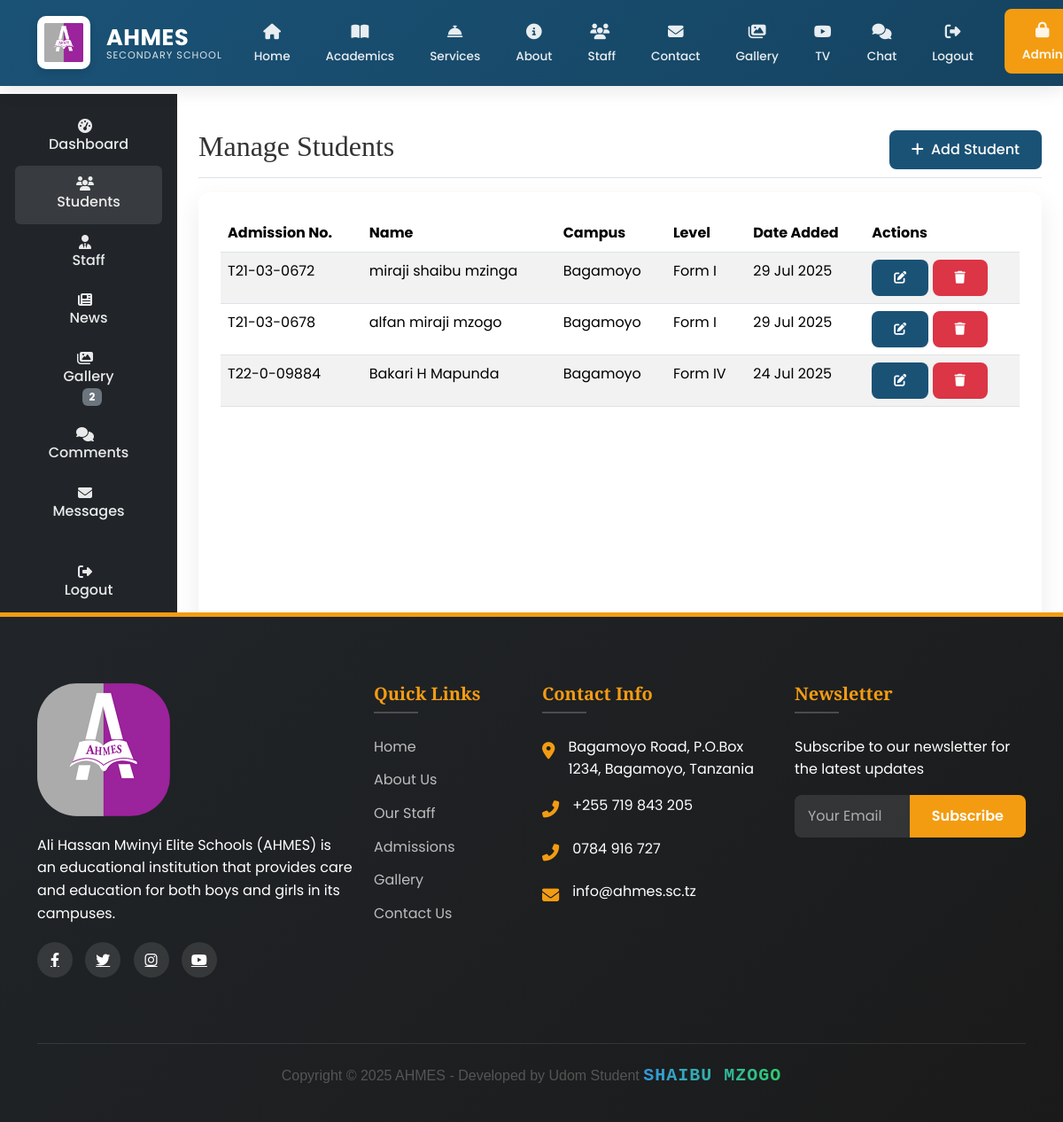
The page /ad/students/ (signed in) on the database as committed earlier.
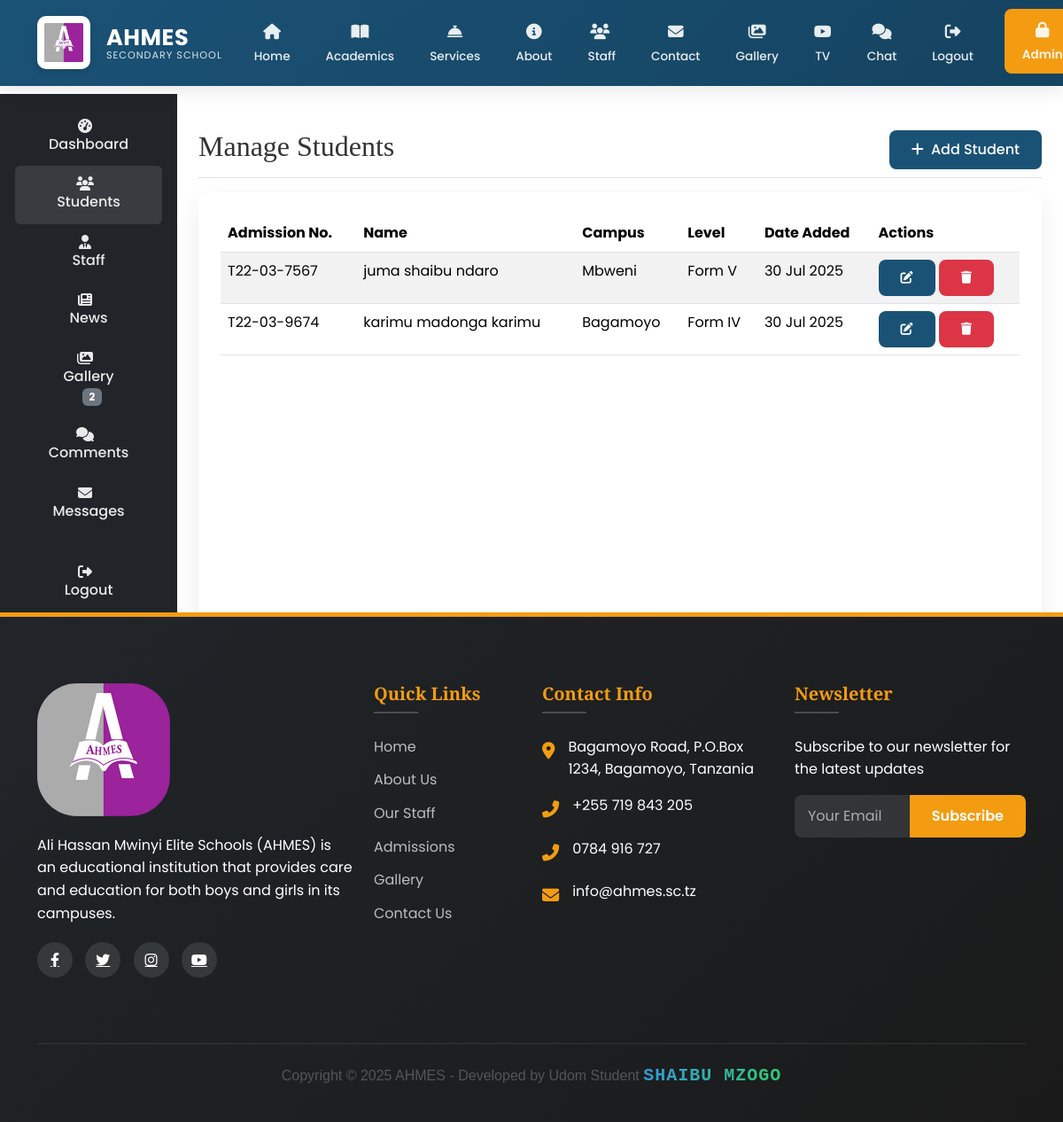
The same page on the database as committed later.
### main/models.py (models this page shows, shortened)
class Student(models.Model):
    GENDER_CHOICES = [
        ('M', 'Male'),
        ('F', 'Female'),
    ]
    user = models.OneToOneField(
        User,
        on_delete=models.CASCADE,
        related_name='student_profile',
        null=True,
        blank=True
    )
    first_name = models.CharField(max_length=100)
    middle_name = models.CharField(max_length=100, blank=True)
    last_name = models.CharField(max_length=100)
    gender = models.CharField(max_length=1, choices=GENDER_CHOICES)
    date_of_birth = models.DateField()
    admission_number = models.CharField(max_length=20, unique=True)
    campus = models.ForeignKey(
        Campus,
        on_delete=models.CASCADE,
        related_name='students'
    )
    level = models.ForeignKey(
        Level,
        on_delete=models.CASCADE,
        related_name='students'
    )
    admission_date = models.DateField()
    parent = models.ForeignKey(
        Parent,
        on_delete=models.CASCADE,
        related_name='students',
        null=True,
        blank=True
    )
    profile_picture = CloudinaryField(
        'students/profile_pictures',
        folder="school/students/profile_pictures",
        transformation={'quality': 'auto:good', 'width': 300, 'height': 300, 'crop': 'fill'},
        blank=True,
        null=True
    )
    created_at = models.DateTimeField(auto_now_add=True)
    updated_at = models.DateTimeField(auto_now=True)
    class Meta:
        ordering = ['-created_at']
        verbose_name = 'Student'
        verbose_name_plural = 'Students'

class Campus(models.Model):
    name = models.CharField(max_length=100)
    location = models.CharField(max_length=200)
    description = models.TextField()
    image = CloudinaryField('campuses', folder="school/campuses",
                          transformation={'quality': 'auto:good'})

class Level(models.Model):
    name = models.CharField(max_length=100)
    description = models.TextField()

### main/views.py (the view)
# urls.py: path('ad/students/', views.manage_students, name='manage_students'),
@login_required
@user_passes_test(is_admin)
def manage_students(request):
    students = Student.objects.all().order_by('-created_at')
    return render(request, 'main/manage_students.html', {'students': students})

### main/templates/main/manage_students.html (shortened to what this page needs)
{% extends 'main/base.html' %}
{% load static %}
{% block content %}
<div class="container-fluid">
  <div class="row">
    {% include 'main/sidebar.html' %}
    <main class="col-md-9 ms-sm-auto col-lg-10 px-md-4 py-4">
      <div class="d-flex justify-content-between flex-wrap flex-md-nowrap align-items-center pt-3 pb-2 mb-3 border-bottom">
        <h1 class="h2">Manage Students</h1>
        <div class="btn-toolbar mb-2 mb-md-0">
          <a href="{% url 'add_student' %}" class="btn btn-primary">
            <i class="fas fa-plus me-1"></i> Add Student
          </a>
        </div>
      </div>
      <div class="card">
        <div class="card-body">
          <div class="table-responsive">
            <table class="table table-striped table-hover">
              <thead>
                <tr>
                  <th>Admission No.</th>
                  <th>Name</th>
                  <th>Campus</th>
                  <th>Level</th>
                  <th>Date Added</th>
                  <th>Actions</th>
                </tr>
              </thead>
              <tbody>
                {% for student in students %}
                <tr>
                  <td>{{ student.admission_number }}</td>
                  <td>{{ student.first_name }} {{ student.middle_name }} {{student.last_name}}</td>
                  <td>{{ student.campus.name }}</td>
                  <td>{{ student.level.name }}</td>
                  <td>{{ student.created_at|date:"d M Y" }}</td>
                  <td>
                    <a href="{% url 'edit_student' student.pk %}" class="btn btn-sm btn-primary">
                      <i class="fas fa-edit"></i>
                    </a>
                    <a href="{% url 'delete_student' student.pk %}" class="btn btn-sm btn-danger">
                      <i class="fas fa-trash"></i>
                    </a>
                  </td>
                </tr>
                {% empty %}
                <tr>
                  <td colspan="6" class="text-center">No students found</td>
                </tr>
                {% endfor %}
              </tbody>
            </table>
          </div>
        </div>
      </div>
    </main>
  </div>
</div>
{% endblock %}

### main/templates/main/base.html (shortened to what this page needs)
<!DOCTYPE html>
<html lang="en">
  <head>
    {% load static %}
    <link
      href="https://cdn.jsdelivr.net/npm/bootstrap@5.3.2/dist/css/bootstrap.min.css"
      rel="stylesheet"
    />
    <link
      rel="stylesheet"
      href="https://cdnjs.cloudflare.com/ajax/libs/font-awesome/6.4.0/css/all.min.css"
    />
    <link
      href="https://cdn.jsdelivr.net/npm/aos@2.3.4/dist/aos.css"
      rel="stylesheet"
    />
  </head>
  <body>
    <br>
    <nav class="navbar navbar-expand-lg navbar-dark fixed-top">
      <div class="container">
        <a
          class="navbar-brand d-flex align-items-center"
          href="{% url 'home' %}"
        >
          <div class="logo-container me-2">
            <img
              src="{% static 'images/Ahmes.PNG' %}"
              alt="AHMES Logo"
              class="logo-img"
            />
          </div>
          <div class="brand-text">
            <span class="brand-name">AHMES</span>
            <span class="brand-subtitle">SECONDARY SCHOOL</span>
          </div>
        </a>
        <div class="collapse navbar-collapse" id="navbarNav">
          <ul class="navbar-nav ms-auto">
            <li class="nav-item">
              <a
                class="nav-link {% if request.path == '/' %}active{% endif %}"
                href="{% url 'home' %}"
              >
                <span class="nav-icon"><i class="fas fa-home"></i></span>
                <span class="nav-text">Home</span>
              </a>
            </li>
            <li class="nav-item">
              <a
                class="nav-link {% if 'services' in request.path %}active{% endif %}"
                href="{% url 'academics_service' %}"
              >
                <span class="nav-icon"><i class="fas fa-book-open"></i></span>
                <span class="nav-text">Academics</span>
              </a>
            </li>
            <li class="nav-item">
              <a
                class="nav-link {% if 'services' in request.path %}active{% endif %}"
                href="{% url 'services' %}"
              >
                <span class="nav-icon"><i class="fas fa-concierge-bell"></i></span>
                <span class="nav-text">Services</span>
              </a>
            </li>
            <li class="nav-item">
              <a
                class="nav-link {% if 'about' in request.path %}active{% endif %}"
                href="{% url 'about' %}"
              >
                <span class="nav-icon"><i class="fas fa-info-circle"></i></span>
                <span class="nav-text">About</span>
              </a>
            </li>
            <li class="nav-item">
              <a
                class="nav-link {% if 'staff' in request.path %}active{% endif %}"
                href="{% url 'staff' %}"
              >
                <span class="nav-icon"><i class="fas fa-users me-1"></i></span>
                <span class="nav-text">Staff</span>
              </a>
            </li>
            <li class="nav-item">
              <a
                class="nav-link {% if 'contact' in request.path %}active{% endif %}"
                href="{% url 'contact' %}"
              >
                <span class="nav-icon"><i class="fas fa-envelope"></i></span>
                <span class="nav-text">Contact</span>
              </a>
            </li>
            <li class="nav-item">
              <a
                class="nav-link {% if 'gallery' in request.path %}active{% endif %}"
                href="{% url 'gallery' %}"
              >
                <span class="nav-icon"><i class="fas fa-images"></i></span>
                <span class="nav-text">Gallery</span>
              </a>
            </li>
            <li class="nav-item">
              <a
                class="nav-link {% if 'ahmes-tv' in request.path %}active{% endif %}"
                href="{% url 'ahmes_tv' %}"
              >
                <span class="nav-icon"><i class="fab fa-youtube"></i></span>
                <span class="nav-text">TV</span>
              </a>
            </li>
            {% if user.is_authenticated %}
            <li class="nav-item">
              <a
                class="nav-link {% if 'chat' in request.path %}active{% endif %}"
                href="{% url 'inbox' %}"
              >
                <span class="nav-icon"><i class="fas fa-comments"></i></span>
                <span class="nav-text">Chat</span>
              </a>
            </li>
            {% endif %}
            <li class="nav-item">
              {% if request.user.is_authenticated %}
              <a
                class="nav-link"
                href="{% url 'logout' %}"
                onclick="event.preventDefault(); document.getElementById('logout-form').submit();"
              >
                <span class="nav-icon"><i class="fas fa-sign-out-alt"></i></span>
                <span class="nav-text">Logout</span>
              </a>
              {% endif %}
            </li>
            <li class="nav-item">
              <a
                class="nav-link cta-button"
                href="{% url 'admin_login' %}"
              >
                <span class="nav-icon"><i class="fas fa-lock"></i></span>
                <span class="nav-text">Admin</span>
              </a>
            </li>
          </ul>
        </div>
      </div>
    </nav>
    {% block content %}{% endblock %}
    <footer>
      <div class="container">
        <div class="row">
          <div class="col-lg-4 mb-4" data-aos="fade-up">
            <img
              src="{% static 'images/Ahmes.PNG' %}"
              alt="AHMES Logo"
              class="footer-logo"
              style="border-radius: 30%"
            />
            <div class="footer-about">
              <p>
                Ali Hassan Mwinyi Elite Schools (AHMES) is an educational
                institution that provides care and education for both boys and
                girls in its campuses.
              </p>
            </div>
            <div class="social-icons">
              <a href="#"><i class="fab fa-facebook-f"></i></a>
              <a href="#"><i class="fab fa-twitter"></i></a>
              <a href="#"><i class="fab fa-instagram"></i></a>
              <a href="#"><i class="fab fa-youtube"></i></a>
            </div>
          </div>
          <div
            class="col-lg-2 col-md-6 mb-4"
            data-aos="fade-up"
            data-aos-delay="100"
          >
            <div class="footer-links">
              <h5>Quick Links</h5>
              <ul>
                <li><a href="{% url 'home' %}">Home</a></li>
                <li><a href="{% url 'about' %}">About Us</a></li>
                <li><a href="{% url 'staff' %}">Our Staff</a></li>
                <li><a href="{% url 'under_development' %}">Admissions</a></li>
                <li><a href="{% url 'gallery' %}">Gallery</a></li>
                <li><a href="{% url 'contact' %}">Contact Us</a></li>
              </ul>
            </div>
          </div>
          <div
            class="col-lg-3 col-md-6 mb-4"
            data-aos="fade-up"
            data-aos-delay="200"
          >
            <div class="footer-links">
              <h5>Contact Info</h5>
              <div class="contact-info">
                <div class="contact-item">
                  <div class="contact-icon">
                    <i class="fas fa-map-marker-alt"></i>
                  </div>
                  <div>Bagamoyo Road, P.O.Box 1234, Bagamoyo, Tanzania</div>
                </div>
                <div class="contact-item">
                  <div class="contact-icon">
                    <i class="fas fa-phone-alt"></i>
                  </div>
                  <div>+255 719 843 205</div>
                </div>
                <div class="contact-item">
                  <div class="contact-icon">
                    <i class="fas fa-phone-alt"></i>
                  </div>
                  <div>0784 916 727</div>
                </div>
                <div class="contact-item">
                  <div class="contact-icon">
                    <i class="fas fa-envelope"></i>
                  </div>
                  <div>info@ahmes.sc.tz</div>
                </div>
              </div>
            </div>
          </div>
          <div
            class="col-lg-3 col-md-6 mb-4"
            data-aos="fade-up"
            data-aos-delay="300"
          >
            <div class="footer-links">
              <h5>Newsletter</h5>
              <p>Subscribe to our newsletter for the latest updates</p>
              <form id="newsletterForm" class="newsletter-form">
                <div class="input-group mb-3">
                  <input
                    type="email"
                    class="form-control"
                    placeholder="Your Email"
                    required
                  />
                  <button class="btn" type="submit">Subscribe</button>
                </div>
              </form>
            </div>
          </div>
        </div>
        <div class="copyright">
          <p style="font-family: Arial, sans-serif; font-size: 16px; color: #555; text-align: center;">
            Copyright © 2025 AHMES - Developed by Udom Student
            <span style="font-family: 'Courier New', monospace; font-size: 20px; color: #3498db; letter-spacing: 1px; font-weight: bold; text-transform: uppercase; background: linear-gradient(90deg, #3498db, #2ecc71); -webkit-background-clip: text; -webkit-text-fill-color: transparent;">
              Shaibu Mzogo
            </span>
          </p>
        </div>
      </div>
    </footer>
  </body>
</html>

### main/templates/main/sidebar.html (shortened to what this page needs)
{% load static %}
<div class="col-md-3 col-lg-2 d-none d-md-block bg-dark sidebar">
  <div class="position-sticky pt-3">
    <ul class="nav flex-column">
      <li class="nav-item">
        <a class="nav-link text-white {% if request.resolver_match.url_name == 'admin_dashboard' %}active{% endif %}" href="{% url 'admin_dashboard' %}">
          <i class="fas fa-tachometer-alt me-2"></i> Dashboard
        </a>
      </li>
      <li class="nav-item">
        <a class="nav-link text-white {% if 'students' in request.resolver_match.url_name %}active{% endif %}" href="{% url 'manage_students' %}">
          <i class="fas fa-users me-2"></i> Students
        </a>
      </li>
      <li class="nav-item">
        <a class="nav-link text-white {% if 'staff' in request.resolver_match.url_name %}active{% endif %}" href="{% url 'manage_staff' %}">
          <i class="fas fa-user-tie me-2"></i> Staff
        </a>
      </li>
      <li class="nav-item">
        <a class="nav-link text-white {% if 'news' in request.resolver_match.url_name %}active{% endif %}" href="{% url 'manage_news' %}">
          <i class="fas fa-newspaper me-2"></i> News
        </a>
      </li>
      <li class="nav-item">
        <a class="nav-link text-white {% if 'gallery' in request.resolver_match.url_name %}active{% endif %}" href="{% url 'manage_gallery' %}">
          <i class="fas fa-images me-2"></i> Gallery
          {% if gallery_count > 0 %}
          <span class="badge bg-secondary ms-2">{{ gallery_count }}</span>
          {% endif %}
        </a>
      </li>
      <li class="nav-item">
        <a class="nav-link text-white {% if 'comments' in request.resolver_match.url_name %}active{% endif %}" href="{% url 'manage_comments' %}">
          <i class="fas fa-comments me-2"></i> Comments
        </a>
      </li>
      <li class="nav-item">
        <a class="nav-link text-white {% if request.resolver_match.url_name == 'inbox' %}active{% endif %}" href="{% url 'inbox' %}">
          <i class="fas fa-envelope me-2"></i> Messages
        </a>
      </li>
    </ul>
    <div class="mt-4">
      <ul class="nav flex-column">
        <li class="nav-item">
          <a class="nav-link text-white" href="{% url 'logout' %}">
            <i class="fas fa-sign-out-alt me-2"></i> Logout
          </a>
        </li>
      </ul>
    </div>
  </div>
</div>

Rows that differ between the two databases and show on the page:
removed Student: admission_number "T21-03-0672", first_name "miraji", middle_name "shaibu", last_name "mzinga", campus.name "Bagamoyo", level.name "Form I", created_at "29 Jul 2025"
removed Student: admission_number "T21-03-0678", first_name "alfan", middle_name "miraji", last_name "mzogo", campus.name "Bagamoyo", level.name "Form I", created_at "29 Jul 2025"
removed Student: admission_number "T22-0-09884", first_name "Bakari", middle_name "H", last_name "Mapunda", campus.name "Bagamoyo", level.name "Form IV", created_at "24 Jul 2025"
added Student: admission_number "T22-03-7567", first_name "juma", middle_name "shaibu", last_name "ndaro", campus.name "Mbweni", level.name "Form V", created_at "30 Jul 2025"
added Student: admission_number "T22-03-9674", first_name "karimu", middle_name "madonga", last_name "karimu", campus.name "Bagamoyo", level.name "Form IV", created_at "30 Jul 2025"
